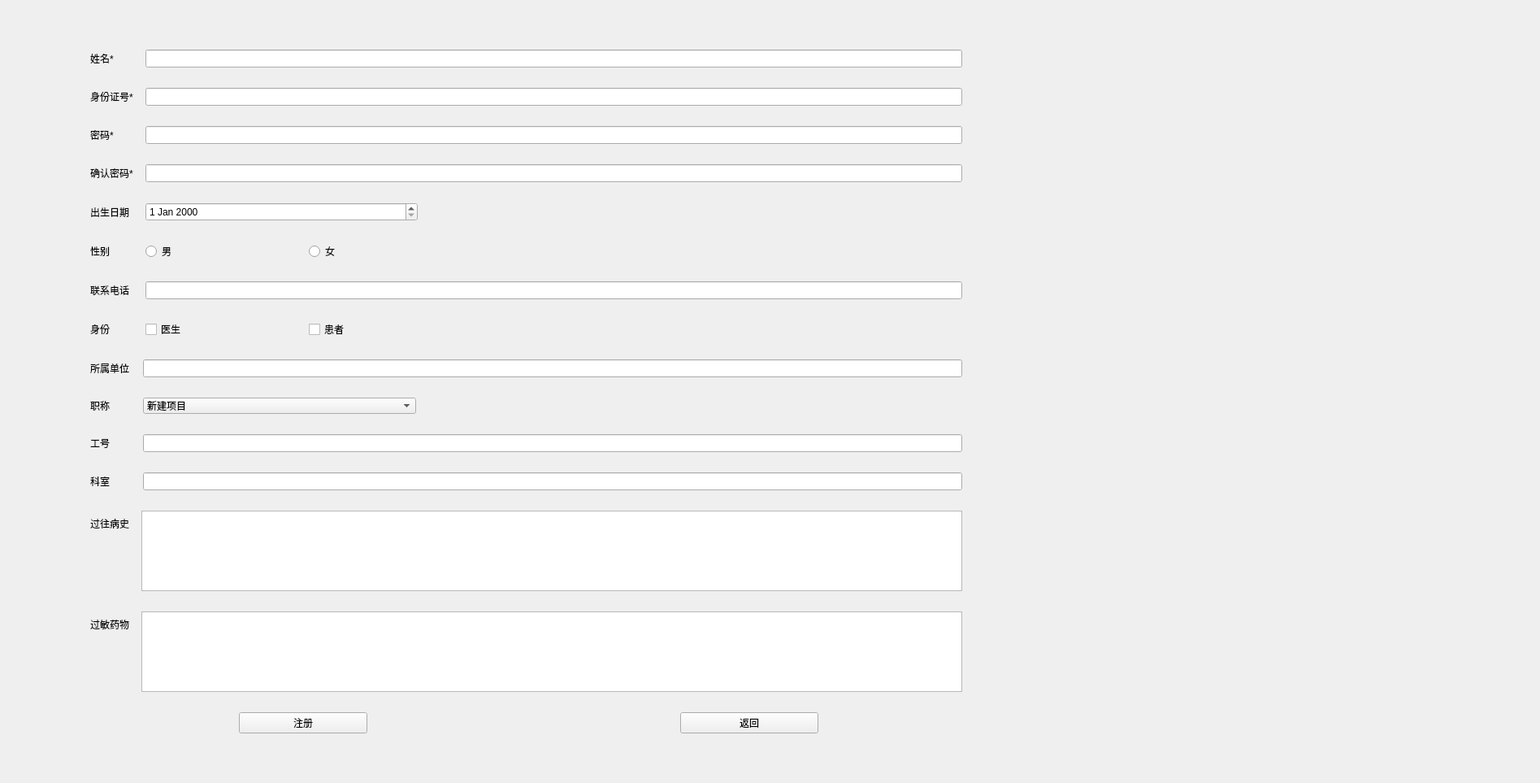
<?xml version="1.0" encoding="UTF-8"?>
<ui version="4.0">
 <class>Register</class>
 <widget class="QWidget" name="Register">
  <property name="geometry">
   <rect>
    <x>0</x>
    <y>0</y>
    <width>1895</width>
    <height>963</height>
   </rect>
  </property>
  <property name="minimumSize">
   <size>
    <width>50</width>
    <height>0</height>
   </size>
  </property>
  <property name="windowTitle">
   <string>注册</string>
  </property>
  <property name="styleSheet">
   <string notr="true">#Register{border-image: url(:/images/06.jpg);}</string>
  </property>
  <layout class="QGridLayout" name="gridLayout">
   <item row="0" column="0">
    <layout class="QHBoxLayout" name="horizontalLayout">
     <property name="leftMargin">
      <number>100</number>
     </property>
     <property name="topMargin">
      <number>50</number>
     </property>
     <property name="rightMargin">
      <number>700</number>
     </property>
     <property name="bottomMargin">
      <number>50</number>
     </property>
     <item>
      <layout class="QVBoxLayout" name="verticalLayout">
       <property name="spacing">
        <number>25</number>
       </property>
       <item>
        <layout class="QFormLayout" name="formLayout">
         <property name="horizontalSpacing">
          <number>15</number>
         </property>
         <property name="verticalSpacing">
          <number>25</number>
         </property>
         <item row="0" column="0">
          <widget class="QLabel" name="label_5">
           <property name="text">
            <string>姓名*</string>
           </property>
          </widget>
         </item>
         <item row="1" column="0">
          <widget class="QLabel" name="label_2">
           <property name="text">
            <string>身份证号*</string>
           </property>
          </widget>
         </item>
         <item row="1" column="1">
          <widget class="QLineEdit" name="username"/>
         </item>
         <item row="2" column="0">
          <widget class="QLabel" name="label_3">
           <property name="text">
            <string>密码*</string>
           </property>
          </widget>
         </item>
         <item row="2" column="1">
          <widget class="QLineEdit" name="password"/>
         </item>
         <item row="3" column="0">
          <widget class="QLabel" name="label">
           <property name="text">
            <string>确认密码*</string>
           </property>
          </widget>
         </item>
         <item row="3" column="1">
          <widget class="QLineEdit" name="lineEdit"/>
         </item>
         <item row="4" column="0">
          <widget class="QLabel" name="label_6">
           <property name="text">
            <string>出生日期</string>
           </property>
          </widget>
         </item>
         <item row="5" column="0">
          <widget class="QLabel" name="label_7">
           <property name="text">
            <string>性别</string>
           </property>
          </widget>
         </item>
         <item row="5" column="1">
          <layout class="QHBoxLayout" name="horizontalLayout_6">
           <item>
            <widget class="QRadioButton" name="radioButton">
             <property name="text">
              <string>男</string>
             </property>
            </widget>
           </item>
           <item>
            <widget class="QRadioButton" name="radioButton_2">
             <property name="text">
              <string>女</string>
             </property>
            </widget>
           </item>
           <item>
            <widget class="QLabel" name="label_27">
             <property name="text">
              <string/>
             </property>
            </widget>
           </item>
           <item>
            <widget class="QLabel" name="label_28">
             <property name="text">
              <string/>
             </property>
            </widget>
           </item>
           <item>
            <widget class="QLabel" name="label_29">
             <property name="text">
              <string/>
             </property>
            </widget>
           </item>
          </layout>
         </item>
         <item row="6" column="0">
          <widget class="QLabel" name="label_8">
           <property name="text">
            <string>联系电话</string>
           </property>
          </widget>
         </item>
         <item row="6" column="1">
          <widget class="QLineEdit" name="phone"/>
         </item>
         <item row="7" column="0">
          <widget class="QLabel" name="label_12">
           <property name="text">
            <string>身份</string>
           </property>
          </widget>
         </item>
         <item row="7" column="1">
          <layout class="QHBoxLayout" name="horizontalLayout_8">
           <item>
            <widget class="QCheckBox" name="checkBox">
             <property name="text">
              <string>医生</string>
             </property>
            </widget>
           </item>
           <item>
            <widget class="QCheckBox" name="checkBox_2">
             <property name="text">
              <string>患者</string>
             </property>
            </widget>
           </item>
           <item>
            <widget class="QLabel" name="label_30">
             <property name="text">
              <string/>
             </property>
            </widget>
           </item>
           <item>
            <widget class="QLabel" name="label_31">
             <property name="text">
              <string/>
             </property>
            </widget>
           </item>
           <item>
            <widget class="QLabel" name="label_32">
             <property name="text">
              <string/>
             </property>
            </widget>
           </item>
          </layout>
         </item>
         <item row="0" column="1">
          <widget class="QLineEdit" name="lineEdit_2"/>
         </item>
         <item row="4" column="1">
          <layout class="QHBoxLayout" name="horizontalLayout_4">
           <item>
            <widget class="QDateEdit" name="dateEdit">
             <property name="minimumSize">
              <size>
               <width>200</width>
               <height>0</height>
              </size>
             </property>
            </widget>
           </item>
           <item>
            <widget class="QLabel" name="label_4">
             <property name="text">
              <string/>
             </property>
            </widget>
           </item>
           <item>
            <widget class="QLabel" name="label_20">
             <property name="text">
              <string/>
             </property>
            </widget>
           </item>
          </layout>
         </item>
        </layout>
       </item>
       <item>
        <layout class="QFormLayout" name="formLayout_5">
         <property name="horizontalSpacing">
          <number>15</number>
         </property>
         <property name="verticalSpacing">
          <number>25</number>
         </property>
         <item row="0" column="0">
          <widget class="QLabel" name="label_9">
           <property name="text">
            <string>所属单位</string>
           </property>
          </widget>
         </item>
         <item row="0" column="1">
          <widget class="QLineEdit" name="organization"/>
         </item>
         <item row="1" column="0">
          <widget class="QLabel" name="label_10">
           <property name="minimumSize">
            <size>
             <width>50</width>
             <height>0</height>
            </size>
           </property>
           <property name="text">
            <string>职称</string>
           </property>
          </widget>
         </item>
         <item row="2" column="0">
          <widget class="QLabel" name="label_11">
           <property name="text">
            <string>工号</string>
           </property>
          </widget>
         </item>
         <item row="2" column="1">
          <widget class="QLineEdit" name="lineEdit_3"/>
         </item>
         <item row="3" column="0">
          <widget class="QLabel" name="label_13">
           <property name="text">
            <string>科室</string>
           </property>
          </widget>
         </item>
         <item row="3" column="1">
          <widget class="QLineEdit" name="lineEdit_4"/>
         </item>
         <item row="1" column="1">
          <layout class="QHBoxLayout" name="horizontalLayout_5">
           <item>
            <widget class="QComboBox" name="comboBox">
             <property name="minimumSize">
              <size>
               <width>200</width>
               <height>20</height>
              </size>
             </property>
             <item>
              <property name="text">
               <string>新建项目</string>
              </property>
             </item>
             <item>
              <property name="text">
               <string>新建项目</string>
              </property>
             </item>
             <item>
              <property name="text">
               <string>新建项目</string>
              </property>
             </item>
             <item>
              <property name="text">
               <string>新建项目</string>
              </property>
             </item>
             <item>
              <property name="text">
               <string>新建项目</string>
              </property>
             </item>
             <item>
              <property name="text">
               <string>新建项目</string>
              </property>
             </item>
            </widget>
           </item>
           <item>
            <widget class="QLabel" name="label_22">
             <property name="text">
              <string/>
             </property>
            </widget>
           </item>
           <item>
            <widget class="QLabel" name="label_21">
             <property name="text">
              <string/>
             </property>
            </widget>
           </item>
          </layout>
         </item>
        </layout>
       </item>
       <item>
        <layout class="QFormLayout" name="formLayout_2">
         <property name="horizontalSpacing">
          <number>15</number>
         </property>
         <property name="verticalSpacing">
          <number>25</number>
         </property>
         <item row="0" column="0">
          <widget class="QLabel" name="label_14">
           <property name="text">
            <string>过往病史</string>
           </property>
          </widget>
         </item>
         <item row="0" column="1">
          <widget class="QTextEdit" name="textEdit"/>
         </item>
         <item row="1" column="0">
          <widget class="QLabel" name="label_15">
           <property name="text">
            <string>过敏药物</string>
           </property>
          </widget>
         </item>
         <item row="1" column="1">
          <widget class="QTextEdit" name="textEdit_2"/>
         </item>
        </layout>
       </item>
       <item>
        <layout class="QHBoxLayout" name="horizontalLayout_2">
         <item>
          <layout class="QHBoxLayout" name="horizontalLayout_16">
           <item>
            <widget class="QLabel" name="label_19">
             <property name="text">
              <string/>
             </property>
            </widget>
           </item>
           <item>
            <widget class="QPushButton" name="registerButton">
             <property name="text">
              <string>注册</string>
             </property>
            </widget>
           </item>
           <item>
            <widget class="QLabel" name="label_18">
             <property name="text">
              <string/>
             </property>
            </widget>
           </item>
          </layout>
         </item>
         <item>
          <layout class="QHBoxLayout" name="horizontalLayout_15">
           <property name="spacing">
            <number>6</number>
           </property>
           <item>
            <widget class="QLabel" name="label_17">
             <property name="text">
              <string/>
             </property>
            </widget>
           </item>
           <item>
            <widget class="QPushButton" name="backButton">
             <property name="text">
              <string>返回</string>
             </property>
            </widget>
           </item>
           <item>
            <widget class="QLabel" name="label_16">
             <property name="text">
              <string/>
             </property>
            </widget>
           </item>
          </layout>
         </item>
        </layout>
       </item>
      </layout>
     </item>
    </layout>
   </item>
  </layout>
 </widget>
 <resources/>
 <connections/>
</ui>
